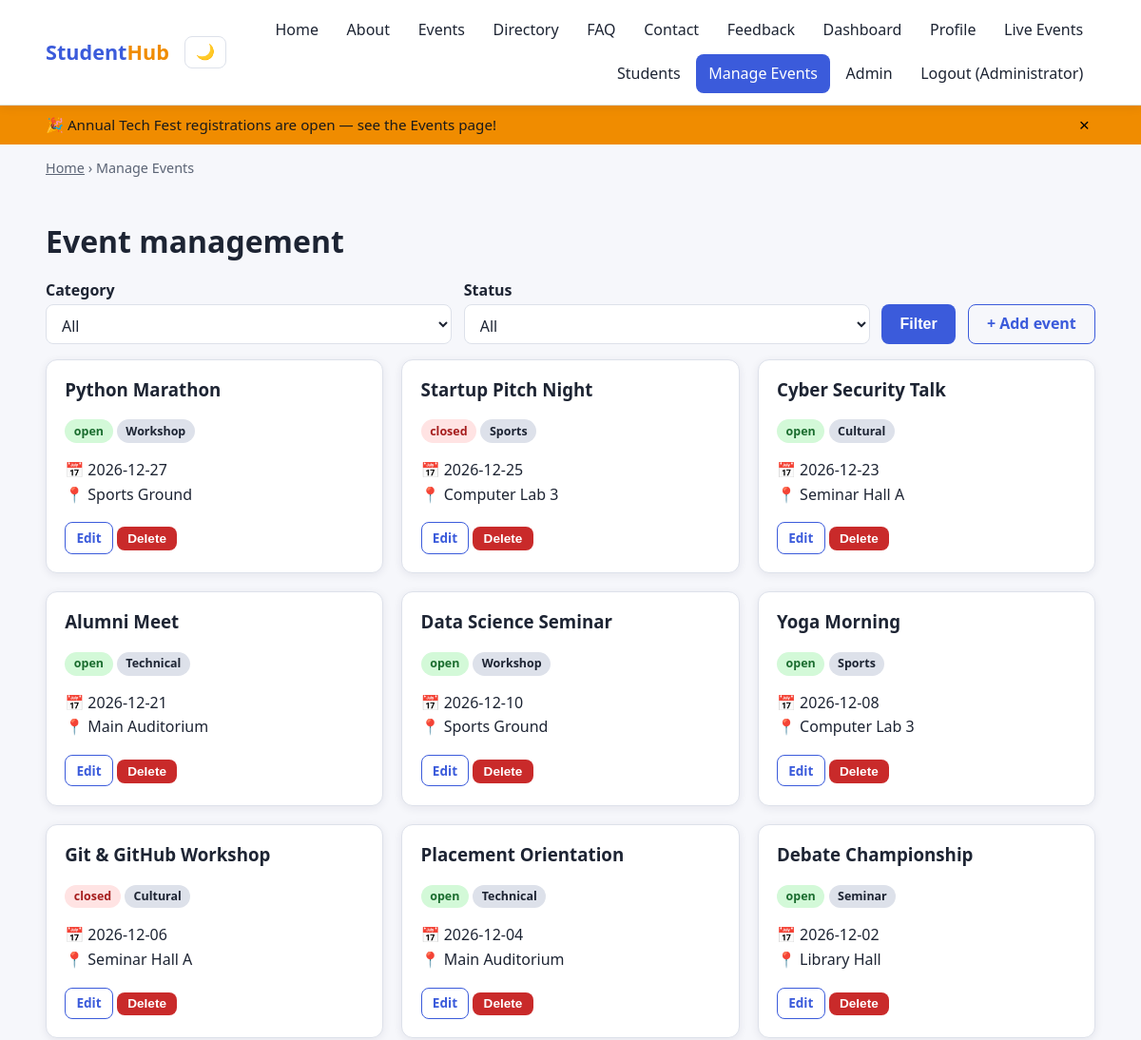
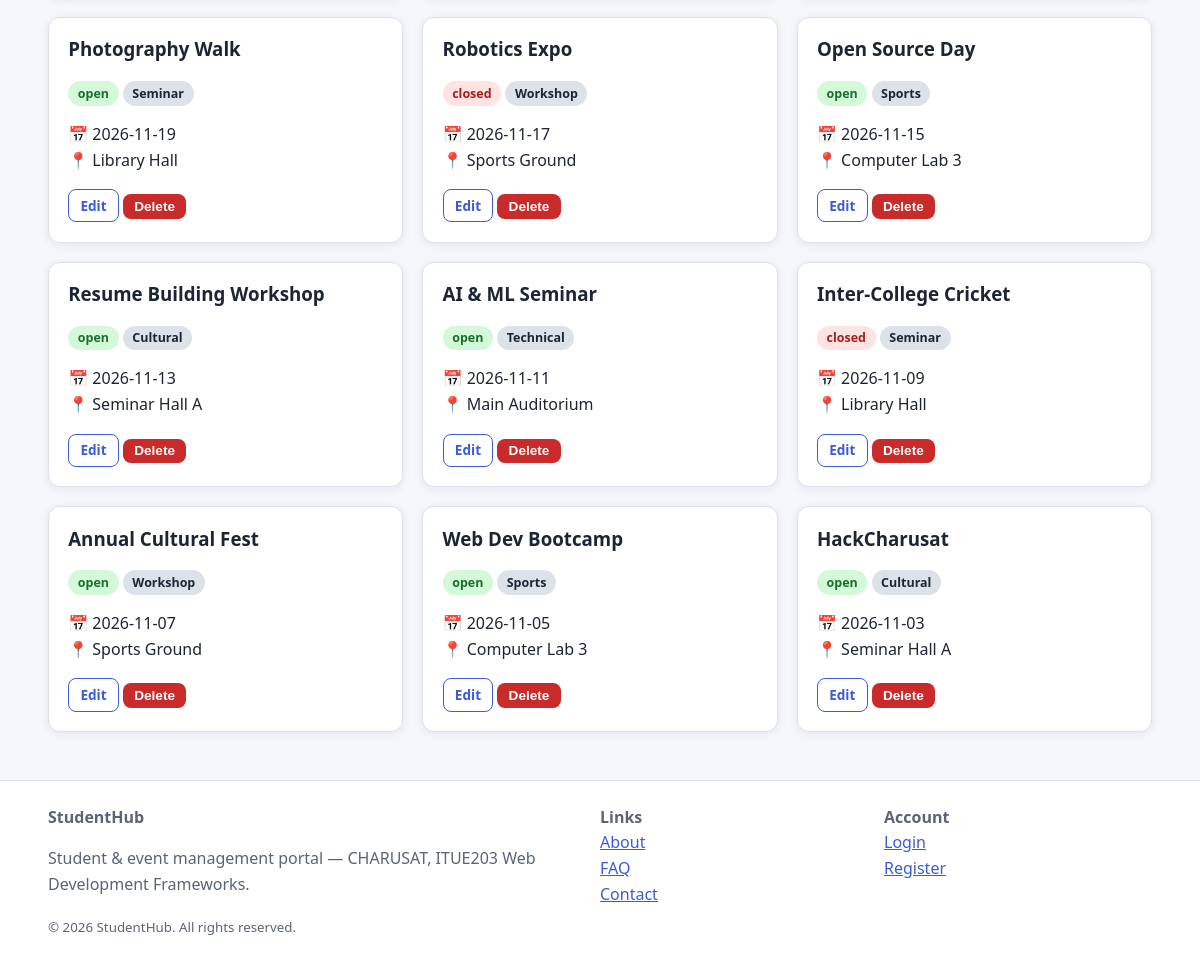
Page /manage_events.php (signed in) on the committed database (2 pictures, top to bottom).
### tables this page shows
CREATE TABLE events (
  id INT UNSIGNED AUTO_INCREMENT PRIMARY KEY,
  title VARCHAR(120) NOT NULL,
  description TEXT,
  category VARCHAR(40) NOT NULL DEFAULT 'General',
  event_date DATE NOT NULL,
  venue VARCHAR(120) NOT NULL,
  status ENUM('open','closed') NOT NULL DEFAULT 'open',
  poster VARCHAR(255) NULL,
  created_by INT UNSIGNED NULL,
  created_at TIMESTAMP DEFAULT CURRENT_TIMESTAMP,
  FOREIGN KEY (created_by) REFERENCES users(id) ON DELETE SET NULL
);

### includes/functions.php (called while the page is built, shortened)
<?php
function e($v): string { return htmlspecialchars((string)$v, ENT_QUOTES, 'UTF-8'); }
function base_url(): string {
    $script = str_replace('\\', '/', $_SERVER['SCRIPT_NAME']);
    return preg_replace('#/(admin|api)/[^/]*$|/[^/]*$#', '/', $script);
}
function current_user(): ?array { return $_SESSION['user'] ?? null; }

### manage_events.php (the view, shortened to what this page needs)
<?php
$pageTitle = 'Manage Events'; require_once 'includes/functions.php'; require_once 'includes/db.php';
$action = $_GET['action'] ?? 'list'; $errors = [];
$ev = ['id'=>0,'title'=>'','description'=>'','category'=>'Technical','event_date'=>date('Y-m-d', strtotime('+7 days')),'venue'=>'','status'=>'open','poster'=>null];
$categories = ['Technical','Cultural','Sports','Workshop','Seminar','General'];
$sql = 'SELECT * FROM events WHERE 1=1'; $par = [];
$list = $pdo->prepare($sql . ' ORDER BY event_date DESC'); $list->execute($par); $events = $list->fetchAll();
require 'includes/header.php'; ?>
<h1>Event management</h1>
<?php if (in_array($action, ['add','edit'], true)): ?>
<form method="post" enctype="multipart/form-data" class="card form-card" novalidate><?= csrf_field() ?><input type="hidden" name="do" value="save"><input type="hidden" name="id" value="<?= (int)$ev['id'] ?>">
  <h2><?= $ev['id'] ? 'Edit event' : 'Add event' ?></h2>
  <?php if (isset($errors['form'])): ?><div class="alert error"><?= e($errors['form']) ?></div><?php endif; ?>
  <div class="form-grid">
    <div><label for="title">Title</label><input id="title" name="title" value="<?= e($ev['title']) ?>"><div class="error-msg"><?= e($errors['title'] ?? '') ?></div></div>
    <div><label for="description">Description</label><textarea id="description" name="description" rows="3"><?= e($ev['description']) ?></textarea></div>
    <div class="form-grid two"><div><label for="category">Category</label><select id="category" name="category"><?php foreach ($categories as $c): ?><option <?= $ev['category']===$c?'selected':'' ?>><?= $c ?></option><?php endforeach; ?></select></div>
    <div><label for="status">Status</label><select id="status" name="status"><option value="open" <?= $ev['status']==='open'?'selected':'' ?>>Open</option><option value="closed" <?= $ev['status']==='closed'?'selected':'' ?>>Closed</option></select></div></div>
    <div class="form-grid two"><div><label for="event_date">Date</label><input type="date" id="event_date" name="event_date" value="<?= e($ev['event_date']) ?>"><div class="error-msg"><?= e($errors['event_date'] ?? '') ?></div></div>
    <div><label for="venue">Venue</label><input id="venue" name="venue" value="<?= e($ev['venue']) ?>"><div class="error-msg"><?= e($errors['venue'] ?? '') ?></div></div></div>
    <div><label for="poster">Poster (JPG/PNG/WEBP, max 2 MB)</label><input type="file" id="poster" name="poster" accept="image/jpeg,image/png,image/webp"><div class="error-msg"><?= e($errors['poster'] ?? '') ?></div>
      <?php if (!empty($ev['poster'])): ?><p class="hint">Current: <?= e($ev['poster']) ?></p><?php endif; ?></div>
    <div><button class="btn">Save</button> <a class="btn secondary" href="manage_events.php">Cancel</a></div>
  </div>
</form>
<?php else: ?>
<form class="toolbar" method="get">
  <div><label for="category">Category</label><select id="category" name="category"><option value="">All</option></select></div>
  <div><label for="status">Status</label><select id="status" name="status"><option value="">All</option></select></div>
  <button class="btn">Filter</button> <a class="btn secondary" href="manage_events.php?action=add">+ Add event</a>
</form>
<div class="grid cols-3">
<?php foreach ($events as $x): ?><article class="card">
  <h3><?= e($x['title']) ?></h3><p><span class="badge <?= e($x['status']) ?>"><?= e($x['status']) ?></span> <span class="badge"><?= e($x['category']) ?></span></p><p>📅 <?= e($x['event_date']) ?><br>📍 <?= e($x['venue']) ?></p>
  <a class="btn small secondary" href="manage_events.php?action=edit&id=<?= $x['id'] ?>">Edit</a>
  <form method="post" style="display:inline"><button class="btn small danger" data-confirm="Delete this event?">Delete</button></form></article>
<?php endforeach; if (!$events): ?><p class="loading">No events found.</p><?php endif; ?></div>
<?php endif; ?>
<?php require 'includes/footer.php'; ?>

### includes/header.php (shortened to what this page needs)
<?php
require_once __DIR__ . '/functions.php';
$pageTitle = $pageTitle ?? 'StudentHub';
$root = base_url();
$cur = basename($_SERVER['SCRIPT_NAME']);
$user = current_user();
$nav = [['index.php', 'Home'], ['about.php', 'About'], ['events.php', 'Events'], ['directory.php', 'Directory'], ['faq.php', 'FAQ'], ['contact.php', 'Contact'], ['feedback.php', 'Feedback']];
if ($user) { $nav[] = ['dashboard.php', 'Dashboard']; $nav[] = ['profile.php', 'Profile']; $nav[] = ['api-demo.php', 'Live Events']; }
if ($user && $user['role'] === 'admin') { $nav[] = ['students.php', 'Students']; $nav[] = ['manage_events.php', 'Manage Events']; $nav[] = ['admin/dashboard.php', 'Admin']; }
?>
<!DOCTYPE html>
<html lang="en">
<head>
<link rel="stylesheet" href="<?= $root ?>assets/css/style.css">
</head>
<body>
<header class="site-header">
  <div class="container nav-bar">
    <a class="brand" href="<?= $root ?>index.php">Student<span>Hub</span></a>
    <div class="nav-tools">
      <button class="theme-btn" id="themeToggle" aria-label="Toggle light/dark theme">🌙</button>
    </div>
    <nav aria-label="Main navigation" style="flex:1 1 auto">
      <ul class="nav-menu" id="navMenu" style="justify-content:flex-end">
        <?php foreach ($nav as [$href, $label]): ?>
          <li><a href="<?= $root . $href ?>" <?= $cur === basename($href) ? 'aria-current="page"' : '' ?>><?= $label ?></a></li>
        <?php endforeach; ?>
        <?php if ($user): ?>
          <li><a href="<?= $root ?>logout.php">Logout (<?= e(explode(' ', $user['name'])[0]) ?>)</a></li>
        <?php else: ?>
          <li><a href="<?= $root ?>login.php" <?= $cur === 'login.php' ? 'aria-current="page"' : '' ?>>Login</a></li>
          <li><a href="<?= $root ?>register.php" <?= $cur === 'register.php' ? 'aria-current="page"' : '' ?>>Register</a></li>
        <?php endif; ?>
      </ul>
    </nav>
  </div>
</header>
<div class="banner" id="banner" role="status"><div class="container"><span>🎉 Annual Tech Fest registrations are open — see the Events page!</span><button id="bannerClose" aria-label="Dismiss notification">&times;</button></div></div>
<div class="container">
  <?php if ($cur !== 'index.php'): ?>
  <nav class="breadcrumb" aria-label="Breadcrumb"><a href="<?= $root ?>index.php">Home</a> › <span><?= e($pageTitle) ?></span></nav>
  <?php endif; ?>
</div>
<main id="main" class="container">

### includes/footer.php (shortened to what this page needs)
</main>
<footer class="site-footer">
  <div class="container footer-grid">
    <div><strong>StudentHub</strong><p>Student & event management portal — CHARUSAT, ITUE203 Web Development Frameworks.</p></div>
    <div><strong>Links</strong><br><a href="<?= base_url() ?>about.php">About</a><br><a href="<?= base_url() ?>faq.php">FAQ</a><br><a href="<?= base_url() ?>contact.php">Contact</a></div>
    <div><strong>Account</strong><br><a href="<?= base_url() ?>login.php">Login</a><br><a href="<?= base_url() ?>register.php">Register</a></div>
  </div>
  <div class="container"><small>&copy; <?= date('Y') ?> StudentHub. All rights reserved.</small></div>
</footer>
</body>
</html>

### rows in the picture
events: title "Python Marathon", status "open", category "Workshop", event_date "2026-12-27", venue "Sports Ground"
events: title "Startup Pitch Night", status "closed", category "Sports", event_date "2026-12-25", venue "Computer Lab 3"
events: title "Cyber Security Talk", status "open", category "Cultural", event_date "2026-12-23", venue "Seminar Hall A"
events: title "Alumni Meet", status "open", category "Technical", event_date "2026-12-21", venue "Main Auditorium"
events: title "Data Science Seminar", status "open", category "Workshop", event_date "2026-12-10", venue "Sports Ground"
events: title "Yoga Morning", status "open", category "Sports", event_date "2026-12-08", venue "Computer Lab 3"
events: title "Git & GitHub Workshop", status "closed", category "Cultural", event_date "2026-12-06", venue "Seminar Hall A"
events: title "Placement Orientation", status "open", category "Technical", event_date "2026-12-04", venue "Main Auditorium"
events: title "Debate Championship", status "open", category "Seminar", event_date "2026-12-02", venue "Library Hall"
events: title "Photography Walk", status "open", category "Seminar", event_date "2026-11-19", venue "Library Hall"
events: title "Robotics Expo", status "closed", category "Workshop", event_date "2026-11-17", venue "Sports Ground"
events: title "Open Source Day", status "open", category "Sports", event_date "2026-11-15", venue "Computer Lab 3"
events: title "Resume Building Workshop", status "open", category "Cultural", event_date "2026-11-13", venue "Seminar Hall A"
events: title "AI & ML Seminar", status "open", category "Technical", event_date "2026-11-11", venue "Main Auditorium"
events: title "Inter-College Cricket", status "closed", category "Seminar", event_date "2026-11-09", venue "Library Hall"
events: title "Annual Cultural Fest", status "open", category "Workshop", event_date "2026-11-07", venue "Sports Ground"
events: title "Web Dev Bootcamp", status "open", category "Sports", event_date "2026-11-05", venue "Computer Lab 3"
events: title "HackCharusat", status "open", category "Cultural", event_date "2026-11-03", venue "Seminar Hall A"

### other values in the picture
$label "Home"
$label "About"
$label "Events"
$label "Directory"
$label "FAQ"
$label "Contact"
$label "Feedback"
$label "Dashboard"
$label "Profile"
$label "Live Events"
$label "Students"
$label "Manage Events"
$label "Admin"
explode(' ', $user['name'])[0] "Administrator"
$pageTitle "Manage Events"
